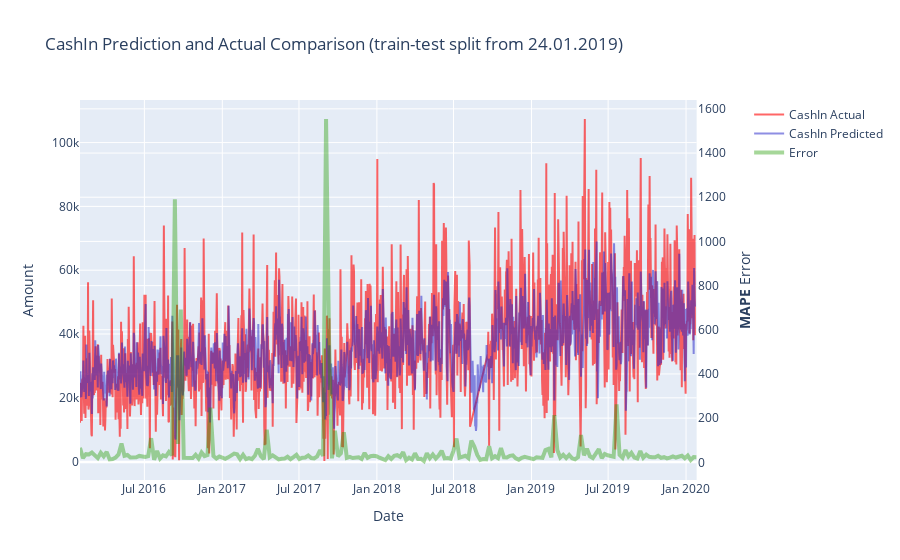

Notebook cell for this chart:
### Code cell
ATM_ID = 33821
atm_feature_set = all_atms_feature_set[all_atms_feature_set['AtmId'] == ATM_ID]
draw_model_error(cb, atm_feature_set[all_features], atm_feature_set['CashIn'], split_from=X_train.index[-1])

### Figure 1 — Plotly figure (JSON) as saved in the notebook; plotly's stock layout.template omitted (floating-point values rounded to 4 significant figures; data arrays with more than 128 entries replaced by an {"elided": "..."} marker saying what was removed)
{"data": [{"line": {"color": "rgba(255,0,0,0.6)"}, "name": "CashIn Actual", "type": "scatter", "x": {"elided": "1453 str values"}, "xaxis": "x", "y": {"elided": "1453 float values"}, "yaxis": "y"}, {"line": {"color": "rgba(30,30,200,0.5)"}, "name": "CashIn Predicted", "type": "scatter", "x": {"elided": "1453 str values"}, "xaxis": "x", "y": {"elided": "1453 float values"}, "yaxis": "y"}, {"line": {"color": "rgba(34, 155, 0, 0.4)", "width": 4}, "name": "Error", "type": "scatter", "x": {"elided": "209 str values"}, "xaxis": "x", "y": {"elided": "209 float values"}, "yaxis": "y2"}], "layout": {"title": {"text": "CashIn Prediction and Actual Comparison (train-test split from 24.01.2019)"}, "xaxis": {"anchor": "y", "domain": [0, 0.94], "title": {"text": "Date"}}, "yaxis": {"anchor": "x", "domain": [0, 1], "title": {"text": "Amount"}}, "yaxis2": {"anchor": "x", "overlaying": "y", "side": "right", "title": {"text": "<b>MAPE</b> Error"}}}}
